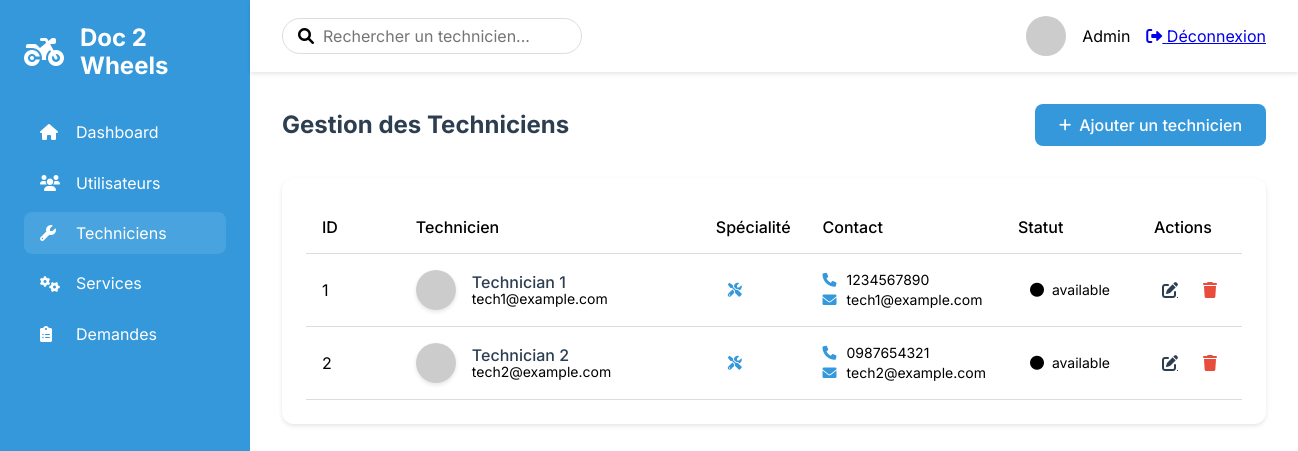
The page /admin/technicians on the database as committed earlier.
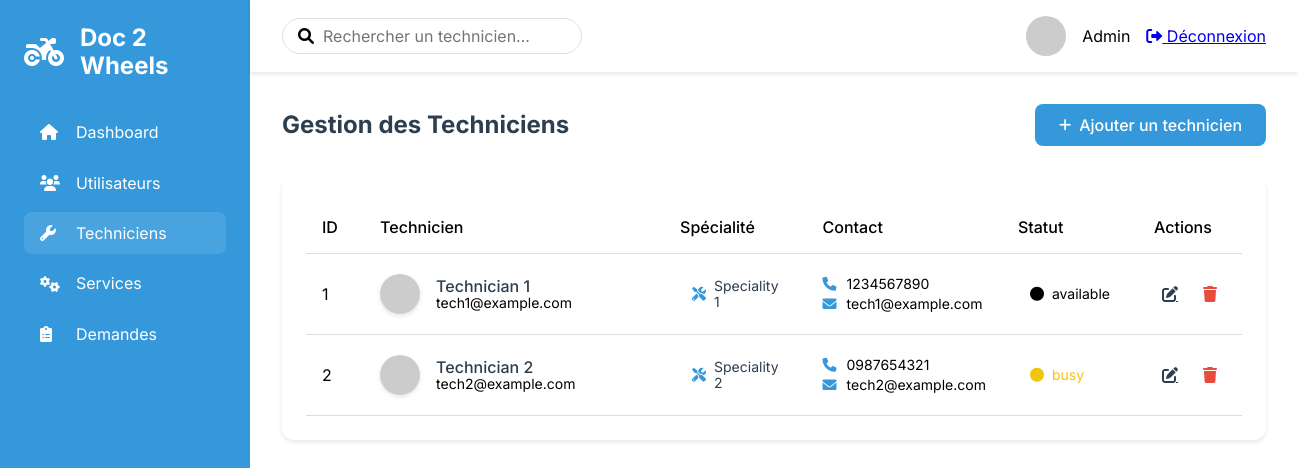
The same page on the database as committed later.
### tables this page shows
CREATE TABLE technicians (
    id INT AUTO_INCREMENT PRIMARY KEY,
    name VARCHAR(255) NOT NULL,
    email VARCHAR(255) NOT NULL UNIQUE,
    speciality VARCHAR(255) NOT NULL,
    phone VARCHAR(20),
    available TINYINT DEFAULT 1,
    status ENUM('available', 'busy', 'offline') NOT NULL,
    experience INT NOT NULL,
    location_id INT,
    FOREIGN KEY (location_id) REFERENCES locations(id)
);

### src/Lib/Controllers/AbstractController.php (called while the page is built, shortened)
<?php
abstract class AbstractController
{
  protected function render(string $template, array $data = [], string $dir = ''): Response
  {
    $response = new Response();
    extract($data);
    $path = __DIR__ . "/../../Views";
    $path .= "/{$template}.view.php";
    require_once $path;
    $response->setContent(ob_get_clean());
    $response->addHeader('Content-Type', 'text/html');
    return $response;
  }
}

### src/Controllers/AdminControllers/AdminController.php (called while the page is built, shortened)
<?php
class AdminController extends AbstractController
{
  private $technicianModel;
  public function __construct()
  {
    $this->technicianModel = new Technician();
  }
    public function manageTechnicians(Request $request): Response
    {
        $technicians = $this->technicianModel->getAll();
        return $this->render('admin/technicians/index', ['technicians' => $technicians]);
    }
}

### src/Lib/Http/Router.php (called while the page is built, shortened)
<?php
class Router
{
    public function route(Request $request): ?Response {
        $routesByUri = self::getRoutesFromUriRequest($request);
        $routeByMethod = self::getRoutesFromMethodRequest($request, $routesByUri);
        list($controllerName, $method) = explode('@', $routeByMethod->controller);
        $controller = new $controller();
        $params = self::extractParams($request->getUri(), $routeByMethod->path);
        return $controller->$method($request, ...$params);
    }
    private static function getRoutesFromUriRequest(Request $request): array{
        $matchingRoutes = [];
        $routes = self::getConfig();
        foreach ($routes as $route) {
            if (self::urlMatches($request, $route) && self::checkMethod($request, $route)) {
                $matchingRoutes[] = $route;
            }
        }
        return $matchingRoutes;
    }
    private static function getRoutesFromMethodRequest(Request $request, array $routes): ?object {
        foreach($routes as $route) {
            if(self::checkMethod($request, $route)) {
                return $route;
            }
        }
        return null;
    }
    private static function urlMatches(Request $request, object $route): bool {
        $requestUriParts = self::getUrlParts($request->getPath());
        $routePathParts = self::getUrlParts($route->path);
        if(self::checkUrlPartsNumberMatches($requestUriParts, $routePathParts) === false) {
            return false;
        }
        foreach($routePathParts as $key => $part) {
            if(self::isUrlPartSlug($part) === false) {
                if($part !== $requestUriParts[$key]) {
                    return false;
                }
            }else{
                $request->addSlug(substr($part, 1), $requestUriParts[$key]);
            }
        }
        return true;
    }
    private static function getUrlParts(string $url): array {
        return explode('/', trim($url, '/'));
    }
    private static function checkUrlPartsNumberMatches(array $requestUriParts, array $routePathParts): bool {
        return count($requestUriParts) === count($routePathParts);
    }
    private static function isUrlPartSlug(string $part): bool {
        return strpos($part, ':') === 0;
    }
    private static function getConfig(): array {
        $config = json_decode(file_get_contents(__DIR__ . '/../../../config/routes.json'));
        return $config;
    }
    private static function checkMethod(Request $request, object $route): bool {
        return in_array($request->getMethod(), $route->methods);
    }
    private static function extractParams(string $url, string $path): array {
        $urlParts = self::getUrlParts($url);
        $pathParts = self::getUrlParts($path);
        $params = [];
        return $params;
    }
}

### src/Lib/Database/Dsn.php (called while the page is built, shortened)
<?php
class Dsn {
    private string $host;
    private string $dbname;
    private string $user;
    private string $password;
    private string $port;
    public function __construct() {
        $config = $this->getConfig();
        $this->host = $config['host'];
        $this->dbname = $config['database'];
        $this->user = $config['user'];
        $this->password = $config['password'];
        $this->port = $config['port'];
    }
    private function getConfig(): array {
        $file = file_get_contents(__DIR__ . '/../../../config/database.json');
        return json_decode($file, true);
    }
    public function getDsn(): string {
        return "mysql:host={$this->host};dbname={$this->dbname};port={$this->port}";
    }
    public function getPassword(): string {
        return $this->password;
    }
    public function getUser(): string {
        return $this->user;
    }
}

### src/Lib/Database/DatabaseConnexion.php (called while the page is built, shortened)
<?php
class DatabaseConnexion
{
    private \PDO $pdo_connexion;
    private \PDOStatement $stmt;
    public function setConnexion(): self
    {
        $dsn = new Dsn();
        $this->pdo_connexion = new \PDO(
            $dsn->getDsn(),
            $dsn->getUser(),
            $dsn->getPassword()
        );
        return $this;
    }
    public function query($sql)
    {
        $this->stmt = $this->pdo_connexion->prepare($sql);
    }
    public function execute(): bool
    {
        return $this->stmt->execute();
    }
    public function resultSet()
    {
        $this->execute();
        return $this->stmt->fetchAll(\PDO::FETCH_OBJ);
    }
}

### src/Entities/Technician.php (called while the page is built, shortened)
<?php
class Technician
{
    private $dbConnexion;
    public function __construct()
    {
        $this->dbConnexion = new DatabaseConnexion();
    }
    public function getAll()
    {
        $this->dbConnexion->query("SELECT * FROM technicians");
        return $this->dbConnexion->resultSet();
    }
}

### src/Lib/Http/Request.php (called while the page is built, shortened)
<?php
class Request
{
    protected string $uri;
    protected string $path;
    protected string $method;
    public function __construct()
    {
        $this->uri = $_SERVER['REQUEST_URI'];
        $this->path = parse_url($this->uri, PHP_URL_PATH);
        $this->method = $_SERVER['REQUEST_METHOD'];
    }
    public function getUri(): string
    {
        return $this->uri;
    }
    public function getPath(): string
    {
        return $this->path;
    }
    public function getMethod(): string
    {
        return $this->method;
    }
}

### src/Views/admin/technicians/index.view.php (the view, shortened to what this page needs)
<!DOCTYPE html>
<html lang="fr">
<head>
    <link rel="stylesheet" href="../../../../sass/dist/css/main.css">
    <link rel="stylesheet" href="https://cdnjs.cloudflare.com/ajax/libs/font-awesome/6.0.0/css/all.min.css">
</head>
<body class="admin-layout">
    <aside class="admin-sidebar">
        <div class="admin-sidebar__logo">
            <i class="fas fa-motorcycle"></i>
            <span>Doc 2 Wheels</span>
        </div>
        <nav class="admin-sidebar__nav">
            <ul>
                <li>
                    <a href="/admin">
                        <i class="fas fa-home"></i>
                        <span>Dashboard</span>
                    </a>
                </li>
                <li>
                    <a href="/admin/users">
                        <i class="fas fa-users"></i>
                        <span>Utilisateurs</span>
                    </a>
                </li>
                <li class="active">
                    <a href="/admin/technicians">
                        <i class="fas fa-wrench"></i>
                        <span>Techniciens</span>
                    </a>
                </li>
                <li>
                    <a href="/admin/services">
                        <i class="fas fa-cogs"></i>
                        <span>Services</span>
                    </a>
                </li>
                <li>
                    <a href="/admin/service_requests">
                        <i class="fas fa-clipboard-list"></i>
                        <span>Demandes</span>
                    </a>
                </li>
            </ul>
        </nav>
    </aside>
    <main class="admin-main">
        <header class="admin-header">
            <div class="admin-header__search">
                <i class="fas fa-search"></i>
                <input type="text" placeholder="Rechercher un technicien...">
            </div>
            <div class="admin-header__profile">
                <div class="profile">
                    <img src="https://ui-avatars.com/api/?name=Admin&background=0D8ABC&color=fff" alt="Profile">
                    <span>Admin</span>
                    <a href="/logout" class="logout-btn">
                        <i class="fas fa-sign-out-alt"></i> Déconnexion
                    </a>
                </div>
            </div>
        </header>
        <div class="admin-content">
            <div class="content-header">
                <h1>Gestion des Techniciens</h1>
                <a href="/admin/technicians/create" class="btn btn-primary">
                    <i class="fas fa-plus"></i> Ajouter un technicien
                </a>
            </div>
            <div class="card">
                <div class="table-responsive">
                    <table class="table">
                        <thead>
                            <tr>
                                <th>ID</th>
                                <th>Technicien</th>
                                <th>Spécialité</th>
                                <th>Contact</th>
                                <th>Statut</th>
                                <th>Actions</th>
                            </tr>
                        </thead>
                        <tbody>
                            <?php foreach ($technicians as $technician): ?>
                                <tr>
                                    <td><?= $technician->id ?></td>
                                    <td>
                                        <div class="technician-info">
                                            <img src="https://ui-avatars.com/api/?name=<?= urlencode($technician->name) ?>&background=random"
                                                 alt="<?= $technician->name ?>">
                                            <div>
                                                <span class="name"><?= $technician->name ?></span>
                                                <span class="email"><?= $technician->email ?></span>
                                            </div>
                                        </div>
                                    </td>
                                    <td>
                                        <span class="specialty-badge">
                                            <?php
                                            $icon = match($technician->speciality) {
                                                'Mécanique' => 'fa-wrench',
                                                'Électrique' => 'fa-bolt',
                                                'Carrosserie' => 'fa-car',
                                                default => 'fa-tools'
                                            };
                                            ?>
                                            <i class="fas <?= $icon ?>"></i>
                                            <?= $technician->speciality ?>
                                        </span>
                                    </td>
                                    <td>
                                        <div class="contact-info">
                                            <div><i class="fas fa-phone"></i> <?= $technician->phone ?></div>
                                            <div><i class="fas fa-envelope"></i> <?= $technician->email ?></div>
                                        </div>
                                    </td>
                                    <td>
                                        <span class="status-badge <?= strtolower($technician->status ?? 'available') ?>">
                                            <i class="fas fa-circle"></i>
                                            <?= $technician->status ?? 'Disponible' ?>
                                        </span>
                                    </td>
                                    <td>
                                        <div class="actions">
                                            <a href="/admin/technicians/edit/<?= $technician->id ?>"
                                               class="btn-icon" title="Modifier">
                                                <i class="fas fa-edit"></i>
                                            </a>
                                            <form method="post"
                                                  action="/admin/technicians/delete/<?= $technician->id ?>"
                                                  class="delete-form"
                                                  onsubmit="return confirm('Êtes-vous sûr de vouloir supprimer ce technicien ?');">
                                                <button type="submit" class="btn-icon delete" title="Supprimer">
                                                    <i class="fas fa-trash"></i>
                                                </button>
                                            </form>
                                        </div>
                                    </td>
                                </tr>
                            <?php endforeach; ?>
                        </tbody>
                    </table>
                </div>
            </div>
        </div>
    </main>
</body>
</html>

### src/index.php (shortened to what this page needs)
<?php
require __DIR__ . '/Lib/Database/DatabaseConnexion.php';
require __DIR__ . '/Lib/Database/Dsn.php';
$request = new Request();
$router = new Router();
$response = $router->route($request);
echo $response->getContent();
exit();

Rows that differ between the two databases and show on the page:
changed technicians "Technician 1": speciality (not shown) → "Speciality 1"
changed technicians "Technician 2": speciality (not shown) → "Speciality 2"; status "available" → "busy"
